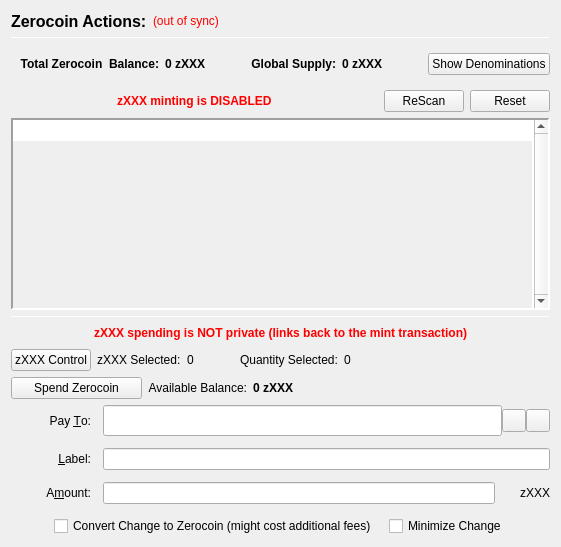
                  <widget class="QFrame" name="verticalFrameLeft">
                   <layout class="QVBoxLayout" name="verticalLayout_2">
                    <item>
                     <layout class="QVBoxLayout" name="verticalLayout_3">
                      <item>
                       <layout class="QHBoxLayout" name="horizontalLayout_3">
                        <item>
                         <widget class="QLabel" name="labelzXXXActions">
                          <property name="font">
                           <font>
                            <pointsize>12</pointsize>
                            <weight>75</weight>
                            <bold>true</bold>
                           </font>
                          </property>
                          <property name="text">
                           <string>Zerocoin Actions:</string>
                          </property>
                          <property name="alignment">
                           <set>Qt::AlignLeading|Qt::AlignLeft|Qt::AlignVCenter</set>
                          </property>
                         </widget>
                        </item>
                        <item>
                         <widget class="QLabel" name="labelzXXXSyncStatus">
                          <property name="toolTip">
                           <string>The displayed information may be out of date. Your wallet automatically synchronizes with the XXX network after a connection is established, but this process has not completed yet.</string>
                          </property>
                          <property name="styleSheet">
                           <string notr="true">QLabel { color: red; }</string>
                          </property>
                          <property name="text">
                           <string notr="true">(out of sync)</string>
                          </property>
                          <property name="alignment">
                           <set>Qt::AlignLeading|Qt::AlignLeft|Qt::AlignVCenter</set>
                          </property>
                         </widget>
                        </item>
                        <item>
                         <spacer name="horizontalSpacer">
                          <property name="orientation">
                           <enum>Qt::Horizontal</enum>
                          </property>
                          <property name="sizeHint" stdset="0">
                           <size>
                            <width>40</width>
                            <height>20</height>
                           </size>
                          </property>
                         </spacer>
                        </item>
                       </layout>
                      </item>
                      <item>
                       <widget class="Line" name="lineUpperLeft">
                        <property name="minimumSize">
                         <size>
                          <width>0</width>
                          <height>1</height>
                         </size>
                        </property>
                        <property name="maximumSize">
                         <size>
                          <width>16777215</width>
                          <height>1</height>
                         </size>
                        </property>
                        <property name="frameShadow">
                         <enum>QFrame::Sunken</enum>
                        </property>
                        <property name="orientation">
                         <enum>Qt::Horizontal</enum>
                        </property>
                       </widget>
                      </item>
                      <item>
                       <widget class="QFrame" name="balanceSupplyFrame">
                        <layout class="QHBoxLayout" name="horizontalLayout_2" stretch="0,0,0,1,0">
                         <property name="rightMargin">
                          <number>0</number>
                         </property>
                         <item>
                          <layout class="QHBoxLayout" name="horizontalLayout_34">
                           <item>
                            <widget class="QLabel" name="labelzAvailableText_3">
                             <property name="font">
                              <font>
                               <weight>75</weight>
                               <bold>true</bold>
                              </font>
                             </property>
                             <property name="toolTip">
                              <string>Total Balance including unconfirmed and immature zXXX</string>
                             </property>
                             <property name="text">
                              <string>Total Zerocoin  Balance:</string>
                             </property>
                             <property name="alignment">
                              <set>Qt::AlignRight|Qt::AlignTrailing|Qt::AlignVCenter</set>
                             </property>
                            </widget>
                           </item>
                           <item>
                            <widget class="QLabel" name="labelzAvailableAmount_4">
                             <property name="minimumSize">
                              <size>
                               <width>40</width>
                               <height>0</height>
                              </size>
                             </property>
                             <property name="font">
                              <font>
                               <weight>75</weight>
                               <bold>true</bold>
                              </font>
                             </property>
                             <property name="toolTip">
                              <string>Total Balance including unconfirmed and immature zXXX</string>
                             </property>
                             <property name="text">
                              <string>0 zXXX</string>
                             </property>
                             <property name="alignment">
                              <set>Qt::AlignLeading|Qt::AlignLeft|Qt::AlignVCenter</set>
                             </property>
                            </widget>
                           </item>
                          </layout>
                         </item>
                         <item>
                          <spacer name="horizontalSpacer_32">
                           <property name="orientation">
                            <enum>Qt::Horizontal</enum>
                           </property>
                           <property name="sizeHint" stdset="0">
                            <size>
                             <width>40</width>
                             <height>20</height>
                            </size>
                           </property>
                          </spacer>
                         </item>
                         <item>
                          <layout class="QHBoxLayout" name="horizontalLayout_35">
                           <item>
                            <widget class="QLabel" name="labelZsupplyText_2">
                             <property name="font">
                              <font>
                               <weight>75</weight>
                               <bold>true</bold>
                              </font>
                             </property>
                             <property name="text">
                              <string>Global Supply:</string>
                             </property>
                             <property name="alignment">
                              <set>Qt::AlignRight|Qt::AlignTrailing|Qt::AlignVCenter</set>
                             </property>
                            </widget>
                           </item>
                           <item>
                            <widget class="QLabel" name="labelZsupplyAmount_2">
                             <property name="font">
                              <font>
                               <weight>75</weight>
                               <bold>true</bold>
                              </font>
                             </property>
                             <property name="text">
                              <string>0 zXXX</string>
                             </property>
                            </widget>
                           </item>
                          </layout>
                         </item>
                         <item>
                          <spacer name="horizontalSpacer_31">
                           <property name="orientation">
                            <enum>Qt::Horizontal</enum>
                           </property>
                           <property name="sizeHint" stdset="0">
                            <size>
                             <width>40</width>
                             <height>20</height>
                            </size>
                           </property>
                          </spacer>
                         </item>
                         <item>
                          <widget class="QPushButton" name="pushButtonShowDenoms">
                           <property name="toolTip">
                            <string>Show zXXX denominations list</string>
                           </property>
                           <property name="text">
                            <string>Show Denominations</string>
                           </property>
                          </widget>
                         </item>
                        </layout>
                       </widget>
                      </item>
                      <item>
                       <layout class="QHBoxLayout" name="horizontalLayout_4">
                        <item>
                         <spacer name="horizontalSpacer_2">
                          <property name="orientation">
                           <enum>Qt::Horizontal</enum>
                          </property>
                          <property name="sizeHint" stdset="0">
                           <size>
                            <width>40</width>
                            <height>20</height>
                           </size>
                          </property>
                         </spacer>
                        </item>
                        <item>
                         <widget class="QLabel" name="label">
                          <property name="styleSheet">
                           <string notr="true">color: red;
font-weight: bold;</string>
                          </property>
                          <property name="text">
                           <string>zXXX minting is DISABLED</string>
                          </property>
                         </widget>
                        </item>
                        <item>
                         <spacer name="horizontalSpacer_3">
                          <property name="orientation">
                           <enum>Qt::Horizontal</enum>
                          </property>
                          <property name="sizeHint" stdset="0">
                           <size>
                            <width>40</width>
                            <height>20</height>
                           </size>
                          </property>
                         </spacer>
                        </item>
                        <item>
                         <widget class="QPushButton" name="pushButtonMintReset">
                          <property name="maximumSize">
                           <size>
                            <width>80</width>
                            <height>16777215</height>
                           </size>
                          </property>
                          <property name="toolTip">
                           <string>Rescan the complete blockchain for  Zerocoin mints and their meta-data.</string>
                          </property>
                          <property name="text">
                           <string>ReScan</string>
                          </property>
                         </widget>
                        </item>
                        <item>
                         <widget class="QPushButton" name="pushButtonSpentReset">
                          <property name="maximumSize">
                           <size>
                            <width>80</width>
                            <height>16777215</height>
                           </size>
                          </property>
                          <property name="toolTip">
                           <string>Reset Zerocoin Wallet DB. Deletes transactions that did not make it into the blockchain.</string>
                          </property>
                          <property name="text">
                           <string>Reset</string>
                          </property>
                         </widget>
                        </item>
                       </layout>
                      </item>
                      <item>
                       <widget class="QPlainTextEdit" name="TEMintStatus">
                        <property name="font">
                         <font>
                          <pointsize>8</pointsize>
                         </font>
                        </property>
                        <property name="toolTip">
                         <string>Status and/or Mesages from the last Mint Action.</string>
                        </property>
                        <property name="frameShape">
                         <enum>QFrame::Panel</enum>
                        </property>
                        <property name="frameShadow">
                         <enum>QFrame::Sunken</enum>
                        </property>
                        <property name="lineWidth">
                         <number>2</number>
                        </property>
                        <property name="midLineWidth">
                         <number>2</number>
                        </property>
                        <property name="verticalScrollBarPolicy">
                         <enum>Qt::ScrollBarAlwaysOn</enum>
                        </property>
                        <property name="horizontalScrollBarPolicy">
                         <enum>Qt::ScrollBarAlwaysOff</enum>
                        </property>
                        <property name="readOnly">
                         <bool>true</bool>
                        </property>
                        <property name="plainText">
                         <string notr="true"/>
                        </property>
                        <property name="backgroundVisible">
                         <bool>true</bool>
                        </property>
                       </widget>
                      </item>
                      <item>
                       <widget class="Line" name="line">
                        <property name="minimumSize">
                         <size>
                          <width>0</width>
                          <height>1</height>
                         </size>
                        </property>
                        <property name="maximumSize">
                         <size>
                          <width>16777215</width>
                          <height>1</height>
                         </size>
                        </property>
                        <property name="orientation">
                         <enum>Qt::Horizontal</enum>
                        </property>
                       </widget>
                      </item>
                      <item>
                       <layout class="QHBoxLayout" name="horizontalLayout_7">
                        <item>
                         <spacer name="horizontalSpacer_18">
                          <property name="orientation">
                           <enum>Qt::Horizontal</enum>
                          </property>
                          <property name="sizeHint" stdset="0">
                           <size>
                            <width>40</width>
                            <height>20</height>
                           </size>
                          </property>
                         </spacer>
                        </item>
                        <item>
                         <widget class="QLabel" name="label_2">
                          <property name="styleSheet">
                           <string notr="true">color: red;
font-weight: bold;</string>
                          </property>
                          <property name="text">
                           <string>zXXX spending is NOT private (links back to the mint transaction)</string>
                          </property>
                         </widget>
                        </item>
                        <item>
                         <spacer name="horizontalSpacer_30">
                          <property name="orientation">
                           <enum>Qt::Horizontal</enum>
                          </property>
                          <property name="sizeHint" stdset="0">
                           <size>
                            <width>40</width>
                            <height>20</height>
                           </size>
                          </property>
                         </spacer>
                        </item>
                       </layout>
                      </item>
                      <item>
                       <layout class="QHBoxLayout" name="horizontalLayout_24">
                        <property name="leftMargin">
                         <number>0</number>
                        </property>
                        <property name="bottomMargin">
                         <number>0</number>
                        </property>
                        <item>
                         <widget class="QPushButton" name="pushButtonZPivControl">
                          <property name="text">
                           <string>zXXX Control</string>
                          </property>
                         </widget>
                        </item>
                        <item>
                         <widget class="QLabel" name="labelzPivSelected">
                          <property name="text">
                           <string>zXXX Selected:</string>
                          </property>
                         </widget>
                        </item>
                        <item>
                         <widget class="QLabel" name="labelzPivSelected_int">
                          <property name="text">
                           <string>0</string>
                          </property>
                         </widget>
                        </item>
                        <item>
                         <spacer name="horizontalSpacer_17">
                          <property name="orientation">
                           <enum>Qt::Horizontal</enum>
                          </property>
                          <property name="sizeType">
                           <enum>QSizePolicy::Fixed</enum>
                          </property>
                          <property name="sizeHint" stdset="0">
                           <size>
                            <width>40</width>
                            <height>20</height>
                           </size>
                          </property>
                         </spacer>
                        </item>
                        <item>
                         <widget class="QLabel" name="labelQuantitySelected">
                          <property name="text">
                           <string>Quantity Selected:</string>
                          </property>
                         </widget>
                        </item>
                        <item>
                         <widget class="QLabel" name="labelQuantitySelected_int">
                          <property name="text">
                           <string>0</string>
                          </property>
                         </widget>
                        </item>
                        <item>
                         <spacer name="horizontalSpacer_19">
                          <property name="orientation">
                           <enum>Qt::Horizontal</enum>
                          </property>
                          <property name="sizeHint" stdset="0">
                           <size>
                            <width>40</width>
                            <height>20</height>
                           </size>
                          </property>
                         </spacer>
                        </item>
                       </layout>
                      </item>
                      <item>
                       <layout class="QHBoxLayout" name="horizontalLayout_6">
                        <item>
                         <widget class="QPushButton" name="pushButtonSpendzXXX">
                          <property name="minimumSize">
                           <size>
                            <width>131</width>
                            <height>0</height>
                           </size>
                          </property>
                          <property name="toolTip">
                           <string>Spend Zerocoin. Without 'Pay To:' address creates payments to yourself.</string>
                          </property>
                          <property name="text">
                           <string>Spend Zerocoin</string>
                          </property>
                         </widget>
                        </item>
                        <item>
                         <widget class="QLabel" name="labelzXXXBalanceText">
                          <property name="toolTip">
                           <string>Available (mature and spendable) zXXX for spending</string>
                          </property>
                          <property name="text">
                           <string>Available Balance:</string>
                          </property>
                          <property name="alignment">
                           <set>Qt::AlignRight|Qt::AlignTrailing|Qt::AlignVCenter</set>
                          </property>
                         </widget>
                        </item>
                        <item>
                         <widget class="QLabel" name="labelzAvailableAmount_2">
                          <property name="font">
                           <font>
                            <weight>75</weight>
                            <bold>true</bold>
                           </font>
                          </property>
                          <property name="toolTip">
                           <string>Available (mature and spendable) zXXX for spending

zXXX are mature when they have more than 20 confirmations AND more than 2 mints of the same denomination after them were minted</string>
                          </property>
                          <property name="text">
                           <string>0 zXXX</string>
                          </property>
                          <property name="alignment">
                           <set>Qt::AlignLeading|Qt::AlignLeft|Qt::AlignVCenter</set>
                          </property>
                         </widget>
                        </item>
                        <item>
                         <spacer name="horizontalSpacer_4">
                          <property name="orientation">
                           <enum>Qt::Horizontal</enum>
                          </property>
                          <property name="sizeHint" stdset="0">
                           <size>
                            <width>40</width>
                            <height>20</height>
                           </size>
                          </property>
                         </spacer>
                        </item>
                       </layout>
                      </item>
                      <item>
                       <layout class="QGridLayout" name="gridLayout_7">
                        <property name="spacing">
                         <number>12</number>
                        </property>
                        <item row="0" column="0">
                         <widget class="QLabel" name="payToLabel">
                          <property name="minimumSize">
                           <size>
                            <width>80</width>
                            <height>0</height>
                           </size>
                          </property>
                          <property name="text">
                           <string>Pay &amp;To:</string>
                          </property>
                          <property name="alignment">
                           <set>Qt::AlignRight|Qt::AlignTrailing|Qt::AlignVCenter</set>
                          </property>
                          <property name="buddy">
                           <cstring>payTo</cstring>
                          </property>
                         </widget>
                        </item>
                        <item row="0" column="1">
                         <layout class="QHBoxLayout" name="payToLayout">
                          <property name="spacing">
                           <number>0</number>
                          </property>
                          <item>
                           <widget class="QValidatedLineEdit" name="payTo">
                            <property name="enabled">
                             <bool>true</bool>
                            </property>
                            <property name="minimumSize">
                             <size>
                              <width>0</width>
                              <height>31</height>
                             </size>
                            </property>
                            <property name="toolTip">
                             <string>The XXX address to send the payment to. Creates local payment to yourself when empty.</string>
                            </property>
                           </widget>
                          </item>
                          <item>
                           <widget class="QToolButton" name="addressBookButton">
                            <property name="toolTip">
                             <string>Choose previously used address</string>
                            </property>
                            <property name="text">
                             <string/>
                            </property>
                            <property name="icon">
                             <iconset resource="../pivx.qrc">
                              <normaloff>:/icons/address-book</normaloff>:/icons/address-book</iconset>
                            </property>
                            <property name="shortcut">
                             <string>Alt+A</string>
                            </property>
                           </widget>
                          </item>
                          <item>
                           <widget class="QToolButton" name="pasteButton">
                            <property name="toolTip">
                             <string>Paste address from clipboard</string>
                            </property>
                            <property name="text">
                             <string/>
                            </property>
                            <property name="icon">
                             <iconset resource="../pivx.qrc">
                              <normaloff>:/icons/editpaste</normaloff>:/icons/editpaste</iconset>
                            </property>
                            <property name="shortcut">
                             <string>Alt+P</string>
                            </property>
                           </widget>
                          </item>
                         </layout>
                        </item>
                        <item row="1" column="0">
                         <widget class="QLabel" name="labelLabel">
                          <property name="minimumSize">
                           <size>
                            <width>80</width>
                            <height>0</height>
                           </size>
                          </property>
                          <property name="text">
                           <string>&amp;Label:</string>
                          </property>
                          <property name="alignment">
                           <set>Qt::AlignRight|Qt::AlignTrailing|Qt::AlignVCenter</set>
                          </property>
                          <property name="buddy">
                           <cstring>addAsLabel</cstring>
                          </property>
                         </widget>
                        </item>
                        <item row="1" column="1">
                         <widget class="QLineEdit" name="addAsLabel">
                          <property name="toolTip">
                           <string>Enter a label for this address to add it to the list of used addresses</string>
                          </property>
                         </widget>
                        </item>
                        <item row="2" column="0">
                         <widget class="QLabel" name="amountLabel">
                          <property name="minimumSize">
                           <size>
                            <width>80</width>
                            <height>0</height>
                           </size>
                          </property>
                          <property name="text">
                           <string>A&amp;mount:</string>
                          </property>
                          <property name="alignment">
                           <set>Qt::AlignRight|Qt::AlignTrailing|Qt::AlignVCenter</set>
                          </property>
                          <property name="buddy">
                           <cstring>zXXXpayAmount</cstring>
                          </property>
                         </widget>
                        </item>
                        <item row="2" column="1">
                         <layout class="QHBoxLayout" name="horizontalLayout_9">
                          <property name="spacing">
                           <number>0</number>
                          </property>
                          <item>
                           <widget class="QLineEdit" name="zXXXpayAmount"/>
                          </item>
                          <item>
                           <widget class="QLabel" name="labelzXXX">
                            <property name="minimumSize">
                             <size>
                              <width>55</width>
                              <height>0</height>
                             </size>
                            </property>
                            <property name="text">
                             <string>zXXX</string>
                            </property>
                            <property name="alignment">
                             <set>Qt::AlignRight|Qt::AlignTrailing|Qt::AlignVCenter</set>
                            </property>
                           </widget>
                          </item>
                         </layout>
                        </item>
                        <item row="3" column="0" colspan="2">
                         <layout class="QHBoxLayout" name="horizontalLayout_10">
                          <item>
                           <spacer name="horizontalSpacer_5">
                            <property name="orientation">
                             <enum>Qt::Horizontal</enum>
                            </property>
                            <property name="sizeHint" stdset="0">
                             <size>
                              <width>40</width>
                              <height>20</height>
                             </size>
                            </property>
                           </spacer>
                          </item>
                          <item>
                           <widget class="QCheckBox" name="checkBoxMintChange">
                            <property name="sizePolicy">
                             <sizepolicy hsizetype="MinimumExpanding" vsizetype="Fixed">
                              <horstretch>0</horstretch>
                              <verstretch>0</verstretch>
                             </sizepolicy>
                            </property>
                            <property name="layoutDirection">
                             <enum>Qt::LeftToRight</enum>
                            </property>
                            <property name="text">
                             <string>Convert Change to Zerocoin (might cost additional fees)</string>
                            </property>
                           </widget>
                          </item>
                          <item>
                           <widget class="QCheckBox" name="checkBoxMinimizeChange">
                            <property name="toolTip">
                             <string>If checked, the wallet tries to minimize the returning change instead of minimizing the number of spent denominations.</string>
                            </property>
                            <property name="text">
                             <string>Minimize Change</string>
                            </property>
                           </widget>
                          </item>
                          <item>
                           <spacer name="horizontalSpacer_6">
                            <property name="orientation">
                             <enum>Qt::Horizontal</enum>
                            </property>
                            <property name="sizeHint" stdset="0">
                             <size>
                              <width>40</width>
                              <height>20</height>
                             </size>
                            </property>
                           </spacer>
                          </item>
                         </layout>
                        </item>
                       </layout>
                      </item>
                     </layout>
                    </item>
                   </layout>
                  </widget>
